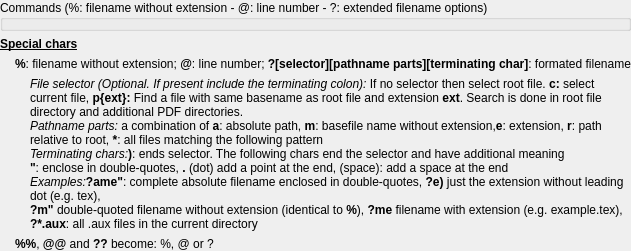
         <widget class="QWidget" name="pageCommands">
          <layout class="QVBoxLayout">
           <property name="spacing">
            <number>6</number>
           </property>
           <property name="leftMargin">
            <number>0</number>
           </property>
           <property name="topMargin">
            <number>0</number>
           </property>
           <property name="rightMargin">
            <number>0</number>
           </property>
           <property name="bottomMargin">
            <number>0</number>
           </property>
           <item>
            <widget class="QGroupBox" name="groupBoxCommands">
             <property name="sizePolicy">
              <sizepolicy hsizetype="Expanding" vsizetype="Preferred">
               <horstretch>0</horstretch>
               <verstretch>0</verstretch>
              </sizepolicy>
             </property>
             <property name="title">
              <string>Commands (%: filename without extension - @: line number - ?: extended filename options)</string>
             </property>
            </widget>
           </item>
           <item>
            <widget class="QLabel" name="label_15">
             <property name="text">
              <string>&lt;span style=&quot; font-weight:600; text-decoration: underline;&quot;&gt;Special chars&lt;/span&gt;</string>
             </property>
            </widget>
           </item>
           <item>
            <widget class="QLabel" name="label_4">
             <property name="text">
              <string>&lt;b&gt;%&lt;/b&gt;: filename without extension; &lt;b&gt;@&lt;/b&gt;: line number; &lt;b&gt;?[selector][pathname parts][terminating char]&lt;/b&gt;: formated filename</string>
             </property>
             <property name="indent">
              <number>15</number>
             </property>
            </widget>
           </item>
           <item>
            <widget class="QLabel" name="label_17">
             <property name="text">
              <string>&lt;i&gt;File selector (Optional. If present include the terminating colon):&lt;/i&gt; If no selector then select root file. &lt;b&gt;c:&lt;/b&gt; select current file, &lt;b&gt;p{ext}:&lt;/b&gt; Find a file with same basename as root file and extension &lt;b&gt;ext&lt;/b&gt;. Search is done in root file directory and additional PDF directories.&lt;br /&gt;&lt;i&gt;Pathname parts:&lt;/i&gt; a combination of &lt;b&gt;a&lt;/b&gt;: absolute path, &lt;b&gt;m&lt;/b&gt;: basefile name without extension,&lt;b&gt;e&lt;/b&gt;: extension, &lt;b&gt;r&lt;/b&gt;: path relative to root, &lt;b&gt;*&lt;/b&gt;: all files matching the following pattern&lt;br/&gt;&lt;i&gt;Terminating chars:&lt;/i&gt;&lt;b&gt;)&lt;/b&gt;: ends selector. The following chars end the selector and have additional meaning&lt;br/&gt;&lt;b&gt;&amp;quot;&lt;/b&gt;: enclose in double-quotes, &lt;b&gt;.&lt;/b&gt; (dot) add a point at the end, (space): add a space at the end&lt;br/&gt;&lt;i&gt;Examples:&lt;/i&gt;&lt;b&gt;?ame&amp;quot;&lt;/b&gt;: complete absolute filename enclosed in double-quotes, &lt;b&gt;?e)&lt;/b&gt; just the extension without leading dot (e.g. tex), &lt;br/&gt;&lt;b&gt;?m&amp;quot;&lt;/b&gt; double-quoted filename without extension (identical to &lt;b&gt;%&lt;/b&gt;), &lt;b&gt;?me&lt;/b&gt; filename with extension (e.g. example.tex), &lt;b&gt;?*.aux&lt;/b&gt;: all .aux files in the current directory</string>
             </property>
             <property name="wordWrap">
              <bool>true</bool>
             </property>
             <property name="indent">
              <number>30</number>
             </property>
             <property name="advancedOption" stdset="0">
              <bool>true</bool>
             </property>
            </widget>
           </item>
           <item>
            <widget class="QLabel" name="label_16">
             <property name="text">
              <string>&lt;b&gt;%%&lt;/b&gt;, &lt;b&gt;@@&lt;/b&gt; and &lt;b&gt;?? &lt;/b&gt; become: %, @ or ?
</string>
             </property>
             <property name="margin">
              <number>0</number>
             </property>
             <property name="indent">
              <number>15</number>
             </property>
            </widget>
           </item>
          </layout>
         </widget>
